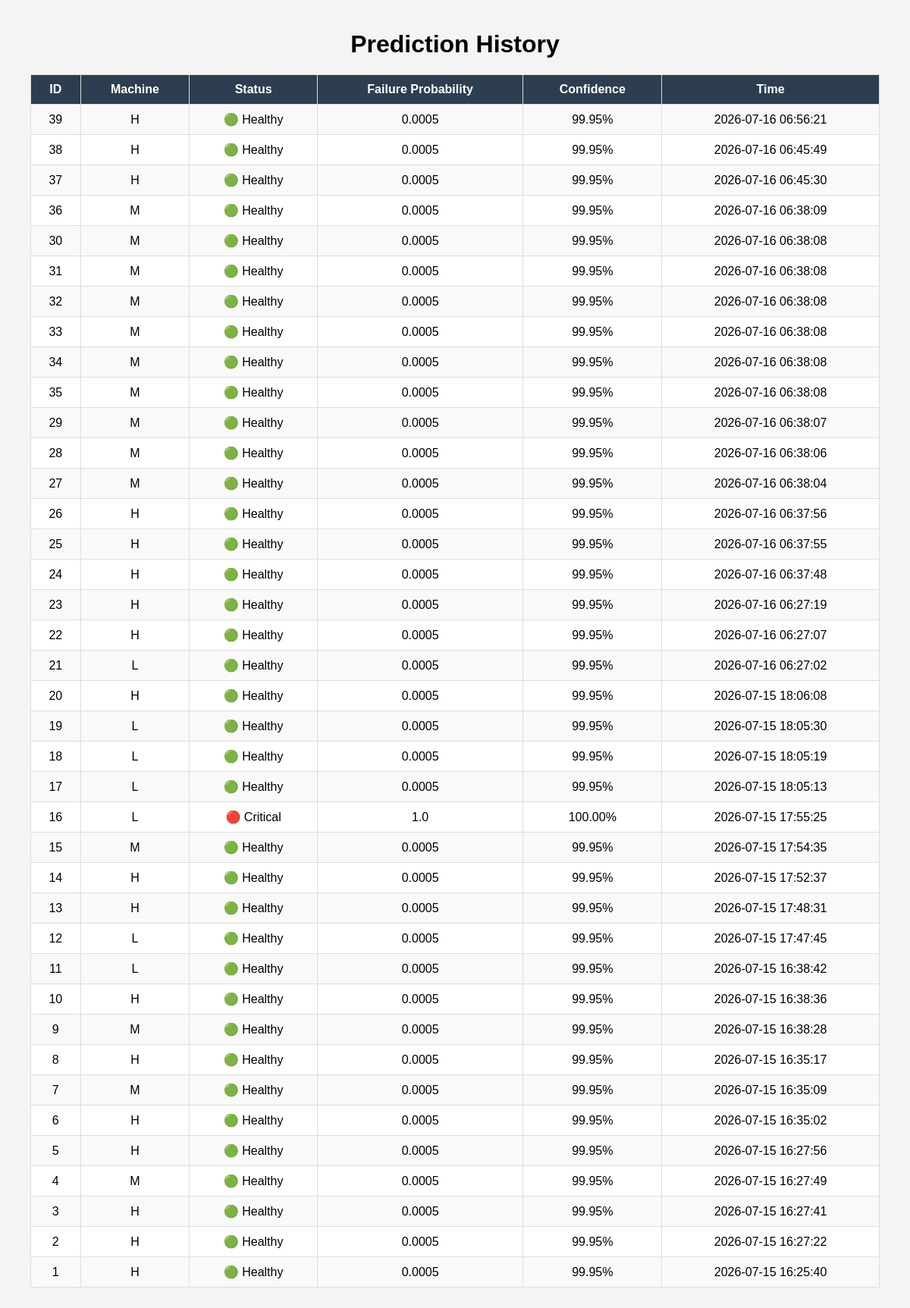
The app's page /history with its own data.
### tables this page shows
CREATE TABLE prediction_history(

        id INTEGER PRIMARY KEY AUTOINCREMENT,

        machine_type TEXT,

        air_temperature REAL,

        process_temperature REAL,

        rotational_speed INTEGER,

        torque REAL,

        tool_wear INTEGER,

        prediction TEXT,

        health_status TEXT,

        failure_probability REAL,

        confidence TEXT,

        model_used TEXT,

        prediction_time TIMESTAMP DEFAULT CURRENT_TIMESTAMP

    );

### app/routes.py (the view)
@main.route("/history")
def history():
    predictions = get_all_predictions()
    return render_template(
        "history.html",
        predictions=predictions
    )

### database/database.py (called while the page is built)
def get_connection():
    DB_PATH.parent.mkdir(exist_ok=True)
    return sqlite3.connect(DB_PATH)

def get_all_predictions():
    conn = get_connection()
    cursor = conn.cursor()
    cursor.execute("""
        SELECT *
        FROM prediction_history
        ORDER BY prediction_time DESC
    """)
    rows = cursor.fetchall()
    conn.close()
    return rows

### app/templates/history.html (shortened to what this page needs)
<!DOCTYPE html>
<html>
<head>
</head>
<body>
<h1>Prediction History</h1>
<table>
<tr>
<th>ID</th>
<th>Machine</th>
<th>Status</th>
<th>Failure Probability</th>
<th>Confidence</th>
<th>Time</th>
</tr>
{% for row in predictions %}
<tr>
<td>{{ row[0] }}</td>
<td>{{ row[1] }}</td>
<td>{{ row[8] }}</td>
<td>{{ row[9] }}</td>
<td>{{ row[10] }}</td>
<td>{{ row[12] }}</td>
</tr>
{% endfor %}
</table>
</body>
</html>

### app/templates/history.html (style rules this page uses)
body { font-family:Arial; margin:40px; background:#f4f4f4; }
h1 { text-align:center; }
table { width:100%; border-collapse:collapse; background:white; }
th,td { border:1px solid #ddd; padding:10px; text-align:center; }
th { background:#2c3e50; color:white; }
tr:nth-child(even) { background:#f9f9f9; }

### records on screen
prediction_history: id "39", machine_type "H", health_status "🟢 Healthy", failure_probability "0.0005", confidence "99.95%", prediction_time "2026-07-16 06:56:21"
prediction_history: id "38", machine_type "H", health_status "🟢 Healthy", failure_probability "0.0005", confidence "99.95%", prediction_time "2026-07-16 06:45:49"
prediction_history: id "37", machine_type "H", health_status "🟢 Healthy", failure_probability "0.0005", confidence "99.95%", prediction_time "2026-07-16 06:45:30"
prediction_history: id "36", machine_type "M", health_status "🟢 Healthy", failure_probability "0.0005", confidence "99.95%", prediction_time "2026-07-16 06:38:09"
prediction_history: id "30", machine_type "M", health_status "🟢 Healthy", failure_probability "0.0005", confidence "99.95%", prediction_time "2026-07-16 06:38:08"
prediction_history: id "31", machine_type "M", health_status "🟢 Healthy", failure_probability "0.0005", confidence "99.95%", prediction_time "2026-07-16 06:38:08"
prediction_history: id "32", machine_type "M", health_status "🟢 Healthy", failure_probability "0.0005", confidence "99.95%", prediction_time "2026-07-16 06:38:08"
prediction_history: id "33", machine_type "M", health_status "🟢 Healthy", failure_probability "0.0005", confidence "99.95%", prediction_time "2026-07-16 06:38:08"
prediction_history: id "34", machine_type "M", health_status "🟢 Healthy", failure_probability "0.0005", confidence "99.95%", prediction_time "2026-07-16 06:38:08"
prediction_history: id "35", machine_type "M", health_status "🟢 Healthy", failure_probability "0.0005", confidence "99.95%", prediction_time "2026-07-16 06:38:08"
prediction_history: id "29", machine_type "M", health_status "🟢 Healthy", failure_probability "0.0005", confidence "99.95%", prediction_time "2026-07-16 06:38:07"
prediction_history: id "28", machine_type "M", health_status "🟢 Healthy", failure_probability "0.0005", confidence "99.95%", prediction_time "2026-07-16 06:38:06"
prediction_history: id "27", machine_type "M", health_status "🟢 Healthy", failure_probability "0.0005", confidence "99.95%", prediction_time "2026-07-16 06:38:04"
prediction_history: id "26", machine_type "H", health_status "🟢 Healthy", failure_probability "0.0005", confidence "99.95%", prediction_time "2026-07-16 06:37:56"
prediction_history: id "25", machine_type "H", health_status "🟢 Healthy", failure_probability "0.0005", confidence "99.95%", prediction_time "2026-07-16 06:37:55"
prediction_history: id "24", machine_type "H", health_status "🟢 Healthy", failure_probability "0.0005", confidence "99.95%", prediction_time "2026-07-16 06:37:48"
prediction_history: id "23", machine_type "H", health_status "🟢 Healthy", failure_probability "0.0005", confidence "99.95%", prediction_time "2026-07-16 06:27:19"
prediction_history: id "22", machine_type "H", health_status "🟢 Healthy", failure_probability "0.0005", confidence "99.95%", prediction_time "2026-07-16 06:27:07"
prediction_history: id "21", machine_type "L", health_status "🟢 Healthy", failure_probability "0.0005", confidence "99.95%", prediction_time "2026-07-16 06:27:02"
prediction_history: id "20", machine_type "H", health_status "🟢 Healthy", failure_probability "0.0005", confidence "99.95%", prediction_time "2026-07-15 18:06:08"
prediction_history: id "19", machine_type "L", health_status "🟢 Healthy", failure_probability "0.0005", confidence "99.95%", prediction_time "2026-07-15 18:05:30"
prediction_history: id "18", machine_type "L", health_status "🟢 Healthy", failure_probability "0.0005", confidence "99.95%", prediction_time "2026-07-15 18:05:19"
prediction_history: id "17", machine_type "L", health_status "🟢 Healthy", failure_probability "0.0005", confidence "99.95%", prediction_time "2026-07-15 18:05:13"
prediction_history: id "16", machine_type "L", health_status "🔴 Critical", failure_probability "1.0", confidence "100.00%", prediction_time "2026-07-15 17:55:25"
prediction_history: id "15", machine_type "M", health_status "🟢 Healthy", failure_probability "0.0005", confidence "99.95%", prediction_time "2026-07-15 17:54:35"
prediction_history: id "14", machine_type "H", health_status "🟢 Healthy", failure_probability "0.0005", confidence "99.95%", prediction_time "2026-07-15 17:52:37"
prediction_history: id "13", machine_type "H", health_status "🟢 Healthy", failure_probability "0.0005", confidence "99.95%", prediction_time "2026-07-15 17:48:31"
prediction_history: id "12", machine_type "L", health_status "🟢 Healthy", failure_probability "0.0005", confidence "99.95%", prediction_time "2026-07-15 17:47:45"
prediction_history: id "11", machine_type "L", health_status "🟢 Healthy", failure_probability "0.0005", confidence "99.95%", prediction_time "2026-07-15 16:38:42"
prediction_history: id "10", machine_type "H", health_status "🟢 Healthy", failure_probability "0.0005", confidence "99.95%", prediction_time "2026-07-15 16:38:36"
prediction_history: id "9", machine_type "M", health_status "🟢 Healthy", failure_probability "0.0005", confidence "99.95%", prediction_time "2026-07-15 16:38:28"
prediction_history: id "8", machine_type "H", health_status "🟢 Healthy", failure_probability "0.0005", confidence "99.95%", prediction_time "2026-07-15 16:35:17"
prediction_history: id "7", machine_type "M", health_status "🟢 Healthy", failure_probability "0.0005", confidence "99.95%", prediction_time "2026-07-15 16:35:09"
prediction_history: id "6", machine_type "H", health_status "🟢 Healthy", failure_probability "0.0005", confidence "99.95%", prediction_time "2026-07-15 16:35:02"
prediction_history: id "5", machine_type "H", health_status "🟢 Healthy", failure_probability "0.0005", confidence "99.95%", prediction_time "2026-07-15 16:27:56"
prediction_history: id "4", machine_type "M", health_status "🟢 Healthy", failure_probability "0.0005", confidence "99.95%", prediction_time "2026-07-15 16:27:49"
prediction_history: id "3", machine_type "H", health_status "🟢 Healthy", failure_probability "0.0005", confidence "99.95%", prediction_time "2026-07-15 16:27:41"
prediction_history: id "2", machine_type "H", health_status "🟢 Healthy", failure_probability "0.0005", confidence "99.95%", prediction_time "2026-07-15 16:27:22"
prediction_history: id "1", machine_type "H", health_status "🟢 Healthy", failure_probability "0.0005", confidence "99.95%", prediction_time "2026-07-15 16:25:40"
